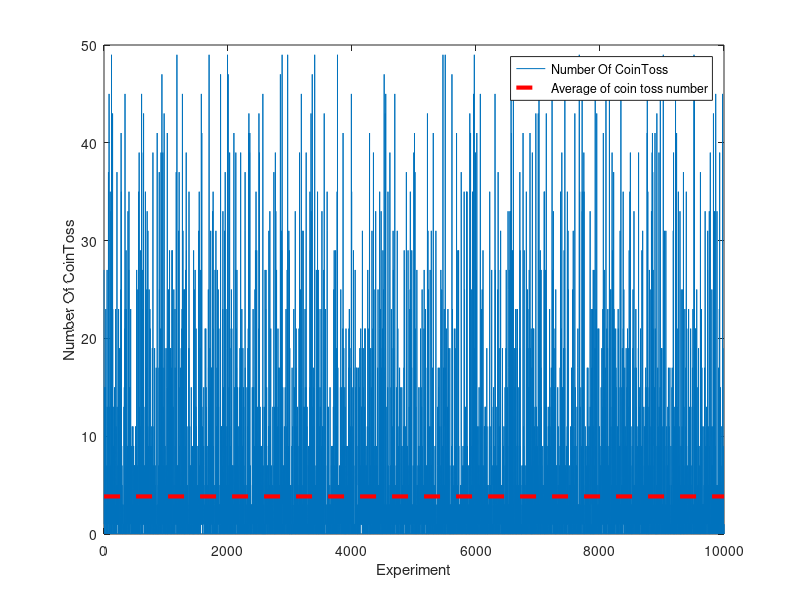

Reproduce this figure in MATLAB.
clc 
clear all
close all
n=10000;
n1=9;
n2=1;
Tale=zeros(n,50);
seke=zeros(n,50);
natije=0;
Win=0;
number_Of_CoinToss=zeros(1,n);
ExperimentNum=1:1:n;
for i=1:n
    Win=0;
    n1=9;
    n2=1;
    for j=1:50
        if Win ==0 
      Tale(i,j)=floor(rand/0.45);
      if(Tale(i,j) >= 1)
          n1=n1-1;
          n2=n2+1;
      else
          n2=n2-1;
          n1=n1+1;
      end
      if (n2 ==0 )
          Win=1;
          number_Of_CoinToss(i)=j;
      end
        end
    end
end
TossNumAVG=sum(number_Of_CoinToss)/n
plot(ExperimentNum,number_Of_CoinToss);
hold on
legend("Number Of CoinToss");
plot([1,n],[TossNumAVG,TossNumAVG],"r--",'LineWidth',3,'DisplayName',"Average of coin toss number");
xlabel("Experiment");
ylabel("Number Of CoinToss");